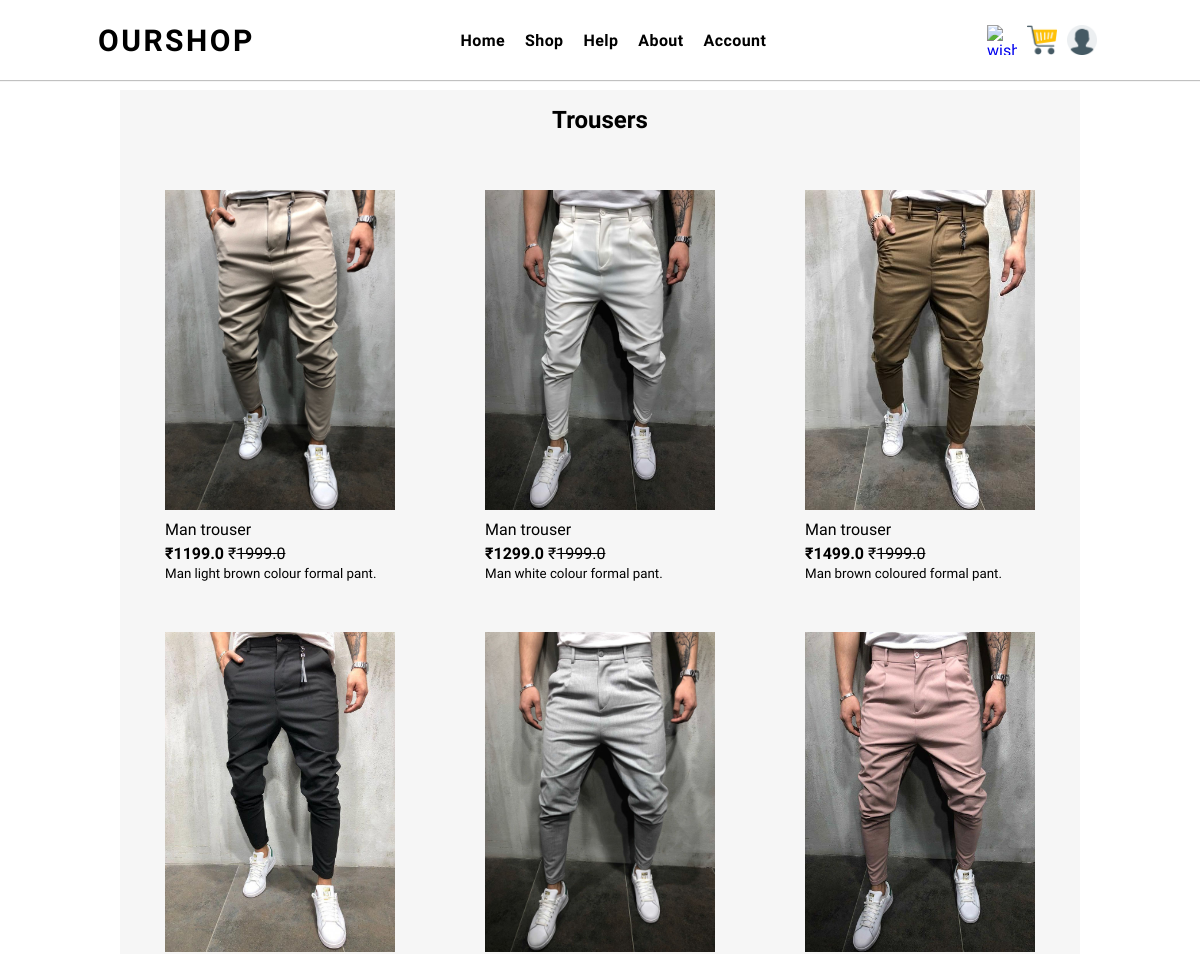
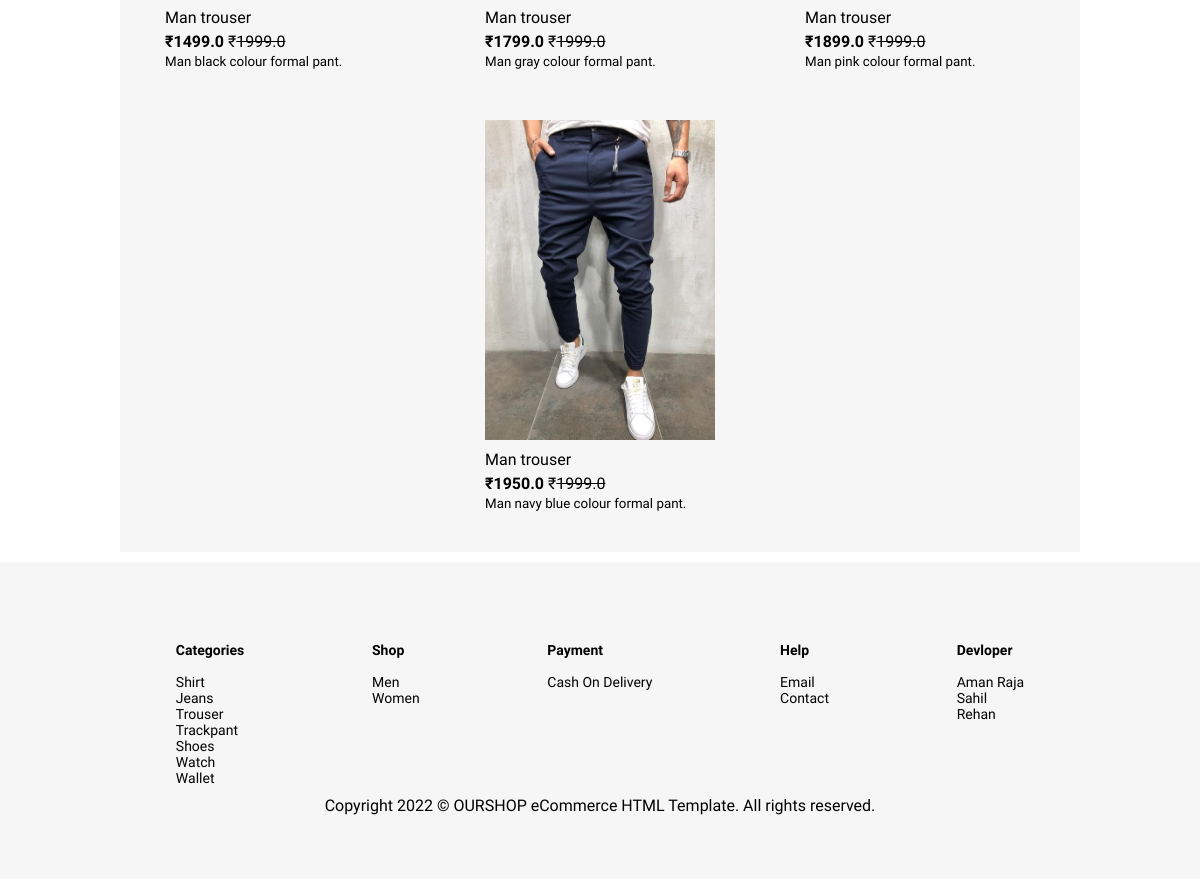
The app's page /categories/Trousers/ with its own data (2 pictures, top to bottom).
### apps/models.py (models this page shows, shortened)
class CATEGORIES(models.Model):
    categories_id = models.UUIDField(primary_key=True,default=uuid.uuid4,editable=False)
    categories = models.CharField(max_length=20)
    categories_image = models.ImageField(upload_to='categories-images',default='')

class PRODUCT(models.Model):
    product_id = models.UUIDField(primary_key=True,default=uuid.uuid4,editable=False)
    product_name = models.CharField(max_length=20)
    original_price = models.FloatField()
    selling_price = models.FloatField()
    gender = models.CharField(max_length=10,choices=GENDER_CHOICE)
    categories = models.ForeignKey(CATEGORIES, on_delete=models.CASCADE)
    colour = models.ForeignKey(COLOUR, on_delete=models.CASCADE)
    brand = models.ForeignKey(BRAND, on_delete=models.CASCADE)
    product_image = models.ImageField(upload_to='products')
    product_desc = models.TextField()
    quantity = models.PositiveIntegerField(default=0)

### Ecommerce/views.py (the view)
# urls.py: path('categories/<str:categories>/', views.categories, name='categories'),
def categories(request,categories):
    categories_name = categories
    categories_product = PRODUCT.objects.filter(categories__categories = categories)
    data = {'categories_product':categories_product,'categories_name':categories_name}
    return render(request, "shop/categories.html",data)

### templates/shop/categories.html (shortened to what this page needs)
{% extends 'layout/base.html' %}
{% block main %}
{% load static %}
<div class="small-container" id="men">
    <h2 class="title">{{categories_name}}</h2>
    <div class="row">
        {% for i in categories_product %}
        <div class="col-4">
            <div class="product-image">
                <a href="{% url 'spdpage' i.product_id %}"><img src="{{i.product_image.url}}" alt="image" class="img100"></a>
            </div>
            <div style="display: flex; margin-top: 10px;">
                <h4 style="margin-right: 10px;">{{i.product_name}}</h4>
            </div>
            <div style="margin-top: 5px;">
                <b>₹{{i.selling_price}}</b>  ₹<strike>{{i.original_price}}</strike> <br>
                <small>{{i.product_desc}}</small>
            </div>
        </div>
        {% endfor %}
    </div>
</div>
{% endblock %}

### static/css/main.css (style rules this page uses)
* { margin: 0; padding: 0; box-sizing: border-box; font-family: "Quantico", sans-serif; }
:root { --black--color: black; --white--color: white; }

### static/css/header.css (style rules this page uses)
:root { --black--color: black; --white--color: white; --green--color: #0AAD0A; --gray--color: gray; }
.img100 { width: 100%; height: 100%; }

### static/css/footer.css (style rules this page uses)
.row { display: flex; flex-wrap: wrap; justify-content: space-around; }

### static/css/shop.css (style rules this page uses)
.small-container { max-width: 100%; margin: 10px 10%; background-color: rgb(246,246,246); font-family: inter,sans-serif; }
.title { text-align: center; margin: 0 auto 30px; line-height: 60px; color: #000000; }
.col-4 { flex-basis: 25%; padding: 10px; margin-bottom: 30px; width: 250px; }
.product-image { width: 230px; height: 320px; }
.col-4 h4 { color: #000000; font-weight: normal; }

### records on screen
CATEGORIES: categories "Trousers"
PRODUCT: product_image (picture), product_name "Man trouser", selling_price "1199.0", original_price "1999.0", product_desc "Man light brown colour formal pant."
PRODUCT: product_image (picture), product_name "Man trouser", selling_price "1299.0", original_price "1999.0", product_desc "Man white colour formal pant."
PRODUCT: product_image (picture), product_name "Man trouser", selling_price "1499.0", original_price "1999.0", product_desc "Man brown coloured formal pant."
PRODUCT: product_image (picture), product_name "Man trouser", selling_price "1499.0", original_price "1999.0", product_desc "Man black colour formal pant."
PRODUCT: product_image (picture), product_name "Man trouser", selling_price "1799.0", original_price "1999.0", product_desc "Man gray colour formal pant."
PRODUCT: product_image (picture), product_name "Man trouser", selling_price "1899.0", original_price "1999.0", product_desc "Man pink colour formal pant."
PRODUCT: product_image (picture), product_name "Man trouser", selling_price "1950.0", original_price "1999.0", product_desc "Man navy blue colour formal pant."
